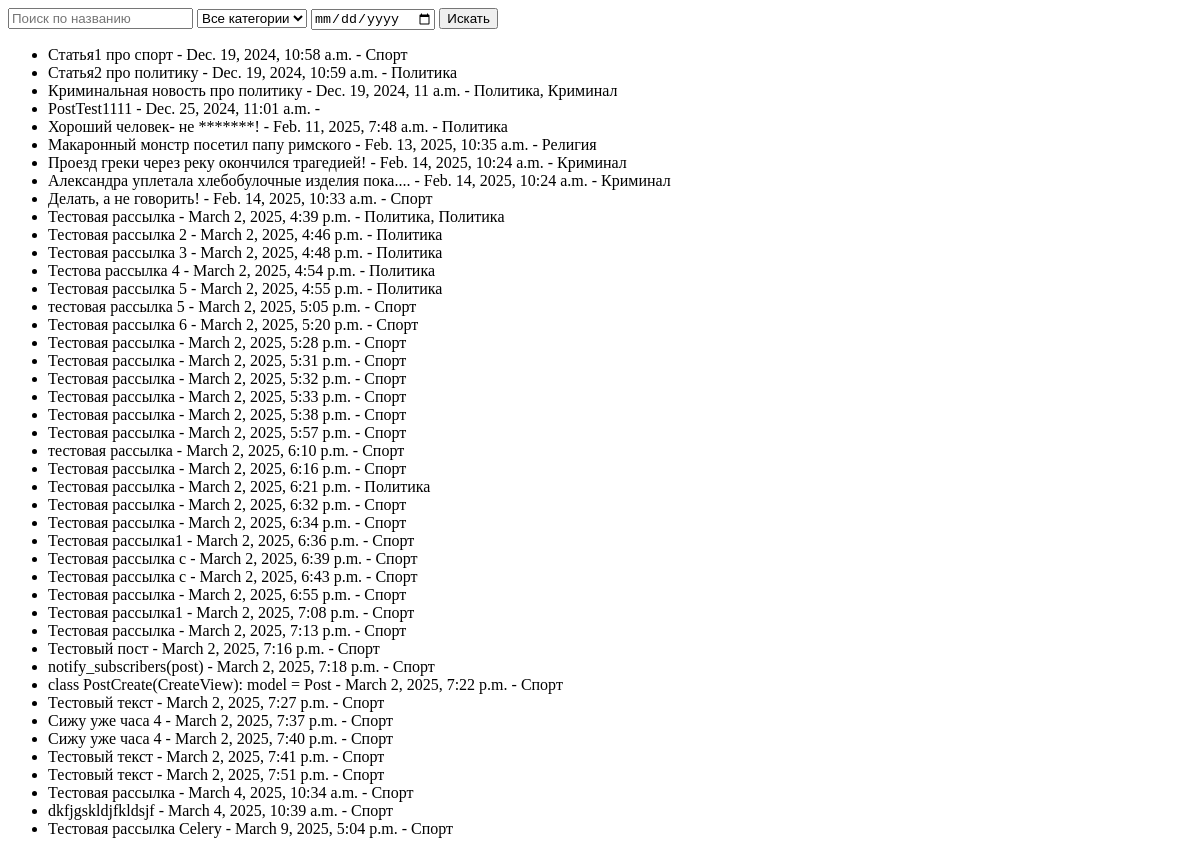
/search/, run on an earlier commit of the app's database.
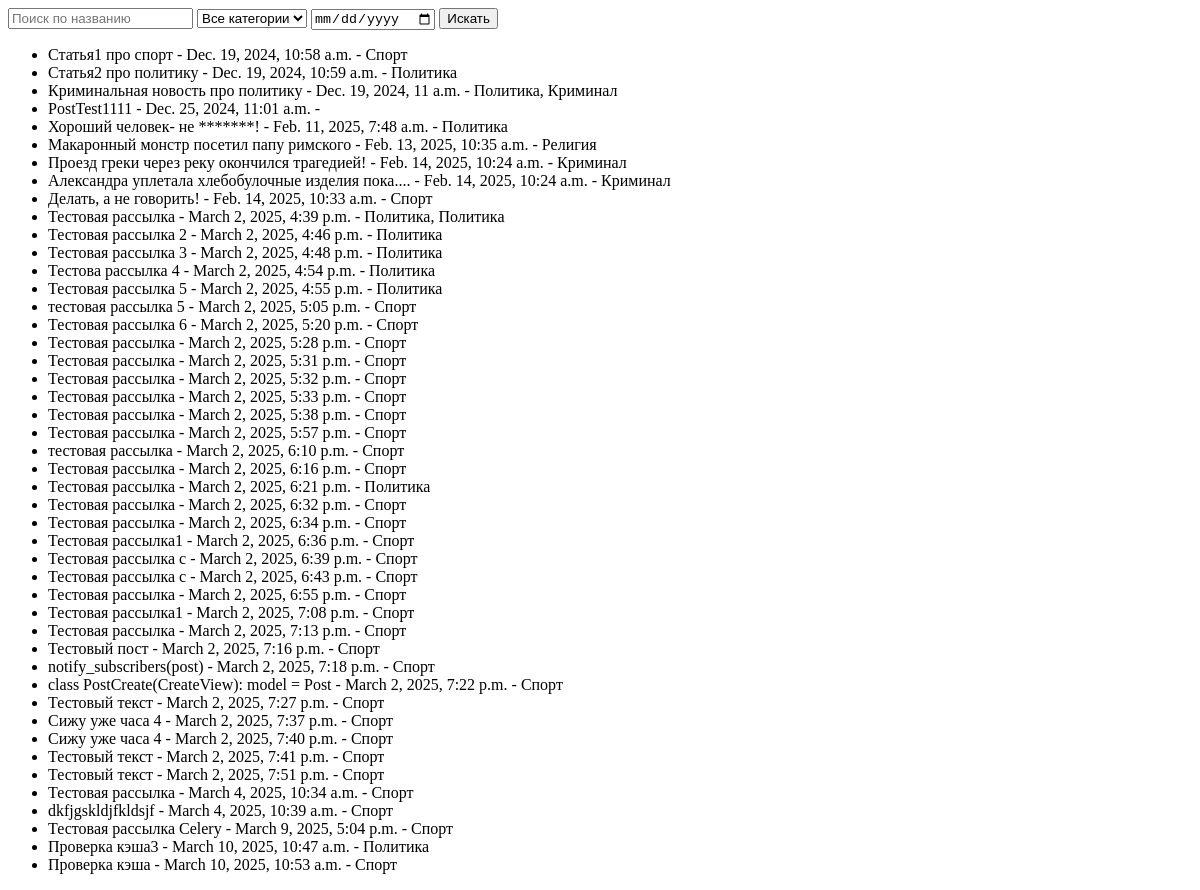
And on a later commit of the database.
### news/models.py (models this page shows, shortened)
class Post(models.Model):
    some_datetime = models.DateTimeField(auto_now_add=True)
    author = models.ForeignKey(Author, on_delete=models.CASCADE)
    category = models.ManyToManyField(Category, through='PostCategory')
    PostNews = 'PN'
    PostArticle = 'PA'
    POSITIONS = [(PostArticle, 'Статья'), (PostNews, 'Новость'), ]
    title = models.CharField(max_length=50, verbose_name='Название')
    text = models.TextField()
    rating = models.IntegerField(default=0)
    positions = models.CharField(max_length=2, choices=POSITIONS, default=PostArticle, verbose_name='Тип поста')

class Category(models.Model):
    name_category = models.CharField(max_length=255, default="Default", unique=True)
    subscribers = models.ManyToManyField(User, related_name='subscribed_categories', blank=True)
    def __str__(self):
        return self.name_category.title()

### news/views.py (the view)
# urls.py: path('search/', NewsSearchView.as_view(), name='news_search'),
class NewsSearchView(View):
    template_name = 'post_search.html'
    def get(self, request, *args, **kwargs):
        title = request.GET.get('title', '')
        category_id = request.GET.get('category', '')
        some_datetime = request.GET.get('some_datetime', '')
        posts = Post.objects.all()
        if title:
            posts = posts.filter(title__icontains=title)
        if category_id:
            posts = posts.filter(category__id=category_id)
        context = {'posts': posts}
        return render(request, self.template_name, context)

### news/templatetags/custom_filters.py (called while the page is built)
@register.filter
def censor(text):
    bad_words_list = ["Редиска", "редиска"]
    for bad_word in bad_words_list:
        text = text.replace(bad_word, '*' * len(bad_word))
    return text

### templates/post_search.html (shortened to what this page needs)
{% load custom_filters %}
<form method="get">
    <input type="text" name="title" placeholder="Поиск по названию">
    <select name="category">
        <option value="">Все категории</option>
    </select>
    <input type="date" name="some_datetime" value="{{ some_datetime }}">
    <button type="submit">Искать</button>
</form>
<ul>
    {% for post in posts %}
        <li>{{ post.title|censor }} - {{ post.some_datetime }} - {{ post.category.all|join:", " }}</li>
    {% endfor %}
</ul>

What changed in the data, as far as the page shows it:
added Post: title|censor "Проверка кэша3", some_datetime "March 10, 2025, 10:47 a.m.", category.all "Политика"
added Post: title|censor "Проверка кэша", some_datetime "March 10, 2025, 10:53 a.m.", category.all "Спорт"
